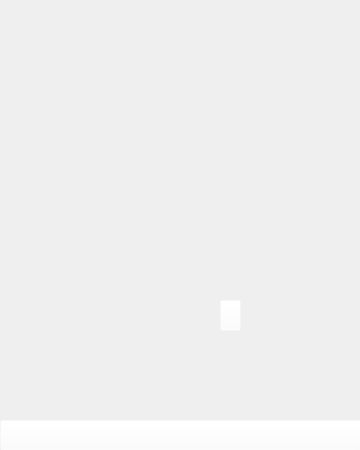
<?xml version="1.0" encoding="UTF-8"?>
<ui version="4.0">
 <class>MainWindow</class>
 <widget class="QMainWindow" name="MainWindow">
  <property name="geometry">
   <rect>
    <x>0</x>
    <y>0</y>
    <width>360</width>
    <height>450</height>
   </rect>
  </property>
  <property name="maximumSize">
   <size>
    <width>360</width>
    <height>450</height>
   </size>
  </property>
  <property name="windowTitle">
   <string>The Backrooms</string>
  </property>
  <widget class="QWidget" name="centralwidget">
   <widget class="QLabel" name="label">
    <property name="geometry">
     <rect>
      <x>0</x>
      <y>0</y>
      <width>361</width>
      <height>451</height>
     </rect>
    </property>
    <property name="text">
     <string/>
    </property>
    <property name="pixmap">
     <pixmap>../img/ultl (1).gif</pixmap>
    </property>
    <property name="scaledContents">
     <bool>true</bool>
    </property>
   </widget>
   <widget class="QPushButton" name="keyBtn">
    <property name="geometry">
     <rect>
      <x>220</x>
      <y>300</y>
      <width>21</width>
      <height>31</height>
     </rect>
    </property>
    <property name="cursor">
     <cursorShape>WhatsThisCursor</cursorShape>
    </property>
    <property name="styleSheet">
     <string notr="true">background-color: rgba(255, 255, 255, 0);</string>
    </property>
    <property name="text">
     <string/>
    </property>
   </widget>
   <widget class="QPushButton" name="keyBtn_2">
    <property name="geometry">
     <rect>
      <x>0</x>
      <y>420</y>
      <width>361</width>
      <height>31</height>
     </rect>
    </property>
    <property name="cursor">
     <cursorShape>WhatsThisCursor</cursorShape>
    </property>
    <property name="styleSheet">
     <string notr="true">background-color: rgba(255, 255, 255, 0);</string>
    </property>
    <property name="text">
     <string/>
    </property>
   </widget>
  </widget>
 </widget>
 <resources/>
 <connections/>
</ui>
